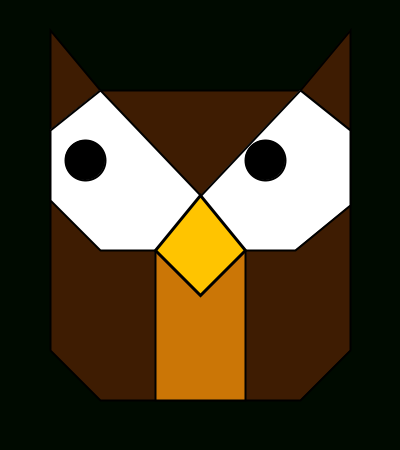
Frame 1 (no input)
Frame 60 (the mouse pressed at the canvas centre just before this capture): identical to frame 1, image omitted
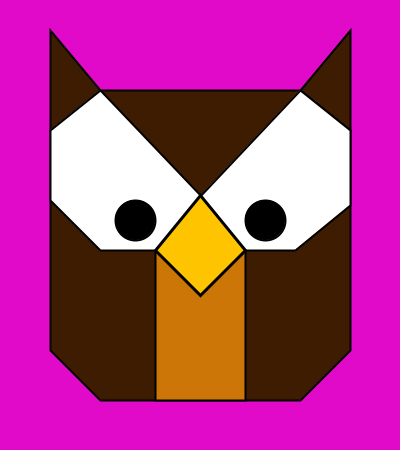
Frame 120 (the mouse held since frame 60 and released just before this capture)

The Processing sketch that drew these frames (run headless with seeded random() and noise(); from frame 60 on, the mouse is pressed at the canvas centre):

// Processing sketch: processing_128642
// ── processing_128642.pde

void setup() {
  size(400,450);
  smooth();
}
 
void draw() {
  background(mouseY,10,mouseX);
  fill(62,28,2);
  stroke(0);
  strokeWeight(2);
 
  //head
  beginShape();
  vertex(100, 90);
  vertex(300, 90);
  vertex(350, 130);
  vertex(350, 350);
  vertex(300, 400);
  vertex(100, 400);
  vertex(50,350);
  vertex(50,130);
  endShape(CLOSE);
 
  //ear left
  triangle(50,30,50,130,100,90);
 
  //ear right
  triangle(350,30,350,130,300,90);
 
  //chin
  fill(203,118,6);
  rectMode(CENTER);
  rect(200,325, 90,150);
  fill(255);
 
  //white eye left
  beginShape();
  vertex(100,90);
  vertex(202,197);
  vertex(155,250);
  vertex(100,250);
  vertex(50,200);
  vertex(50,130);
  endShape(CLOSE);
 
  //white eye right
  fill(255);
  beginShape();
  vertex(245,250);
  vertex(295,250);
  vertex(350,205);
  vertex(350,130);
  vertex(300,90);
  vertex(199,197);
  endShape(CLOSE);
 
  //black pupil left
  smooth();
  fill(0);
  float mx = constrain(mouseX,85,135);
  float my = constrain(mouseY,160,220);
  ellipse(mx,my,40,40);
 
  //black pupil right
  fill(0);
  float nx = constrain(mouseX,265,315);
  float ny = constrain(mouseY,160,220);
  ellipse(nx,ny,40,40);
 
   //beak
  fill(255,196,0);
  strokeWeight(3);
  quad(155,250,200,295,245,250,200,195);
   
  if(mousePressed) {
    //left blink
    fill(0);
    stroke(255);
    vertex(30, 30);
  vertex(30, 40);
  vertex(40, 40);
  vertex(40, 50);
  vertex(30, 50);
  vertex(30, 60);
  vertex(20, 60);
  vertex(20, 70);
  vertex(10, 70);
  vertex(10, 100);
  vertex(20, 100);
  vertex(20, 80);
  vertex(30, 80);
  vertex(30, 100);
  vertex(40, 100);
  vertex(40, 110);
  vertex(60,110);
  vertex(60,100);
  vertex(40,100);
  vertex(40,90);
  vertex(90,90);
  vertex(90,100);
  vertex(70,100);
  vertex(70,110);
  vertex(90,110);
  vertex(90,100);
  vertex(100,100);
  vertex(100,80);
  vertex(110,80);
  vertex(110,100);
  vertex(120,100);
  vertex(120,70);
  vertex(110,70);
  vertex(110,60);
  vertex(100,60);
  vertex(100,50);
  vertex(90,50);
  vertex(90,40);
  vertex(100,40);
  vertex(100,30);
  vertex(90,30);
  vertex(90,40);
  vertex(80,40);
  vertex(80,40);
  vertex(80,50);
  vertex(50,50);
  vertex(50,40);
  vertex(40,40);
  vertex(40,30);
  endShape(CLOSE);

  }
}
